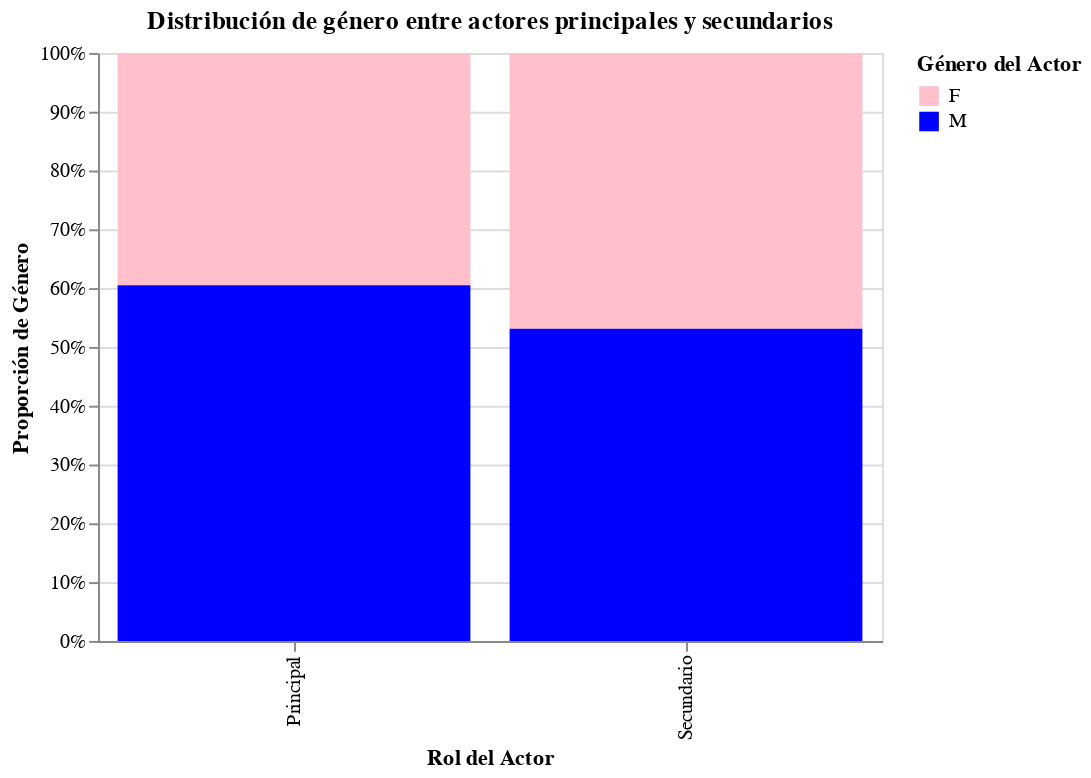

The notebook cell this image was saved under:
### Code cell
# 1. Importar librerías
import pandas as pd
import altair as alt

# 2. Cargar tu CSV (ajusta el nombre del archivo)
df = pd.read_csv('/content/base de datos visualizacion renato 2.2.2.csv', sep=';')

# 3. Reorganizar los datos en formato largo (long format)
# Inspect the columns to identify the correct names
print(df.columns)

# Assuming the correct columns are 'SEXO ACTOR PROTAGONISTA' and 'SEXO ACTOR SECUNDARIO '
df_long = pd.DataFrame({
    'rol': ['Principal'] * len(df) + ['Secundario'] * len(df),
    'genero': list(df['SEXO ACTOR PROTAGONISTA']) + list(df['SEXO ACTOR SECUNDARIO'])
})

# 4. Agrupar por género y rol
conteo = df_long.groupby(['rol', 'genero']).size().reset_index(name='cantidad')

# 5. Crear el gráfico
chart = alt.Chart(conteo).mark_bar().encode(
    x=alt.X('rol:N', title='Rol del Actor'),
    y=alt.Y('cantidad:Q', stack='normalize', title='Proporción de Género'),
    color=alt.Color('genero:N', title='Género del Actor', scale=alt.Scale(domain=['F', 'M'], range=['pink', 'blue'])), # Setting custom colors for F and M
    tooltip=['rol', 'genero', 'cantidad']
).properties(
    title='Distribución de género entre actores principales y secundarios',
    width=400,
    height=300
)

chart

### Figure 1 — Vega-Lite specification as saved in the notebook (floating-point values rounded to 4 significant figures)
{"config": {"view": {"continuousWidth": 300, "continuousHeight": 300}}, "data": {"name": "data-b6aae6cddf6da6149d016eb0d9072f24"}, "mark": {"type": "bar"}, "encoding": {"color": {"field": "genero", "scale": {"domain": ["F", "M"], "range": ["pink", "blue"]}, "title": "Género del Actor", "type": "nominal"}, "tooltip": [{"field": "rol", "type": "nominal"}, {"field": "genero", "type": "nominal"}, {"field": "cantidad", "type": "quantitative"}], "x": {"field": "rol", "title": "Rol del Actor", "type": "nominal"}, "y": {"field": "cantidad", "stack": "normalize", "title": "Proporción de Género", "type": "quantitative"}}, "height": 300, "title": "Distribución de género entre actores principales y secundarios", "width": 400, "$schema": "https://vega.github.io/schema/vega-lite/v5.20.1.json", "datasets": {"data-b6aae6cddf6da6149d016eb0d9072f24": [{"rol": "Principal", "genero": "F", "cantidad": 64}, {"rol": "Principal", "genero": "M", "cantidad": 98}, {"rol": "Secundario", "genero": "F", "cantidad": 76}, {"rol": "Secundario", "genero": "M", "cantidad": 86}]}}
